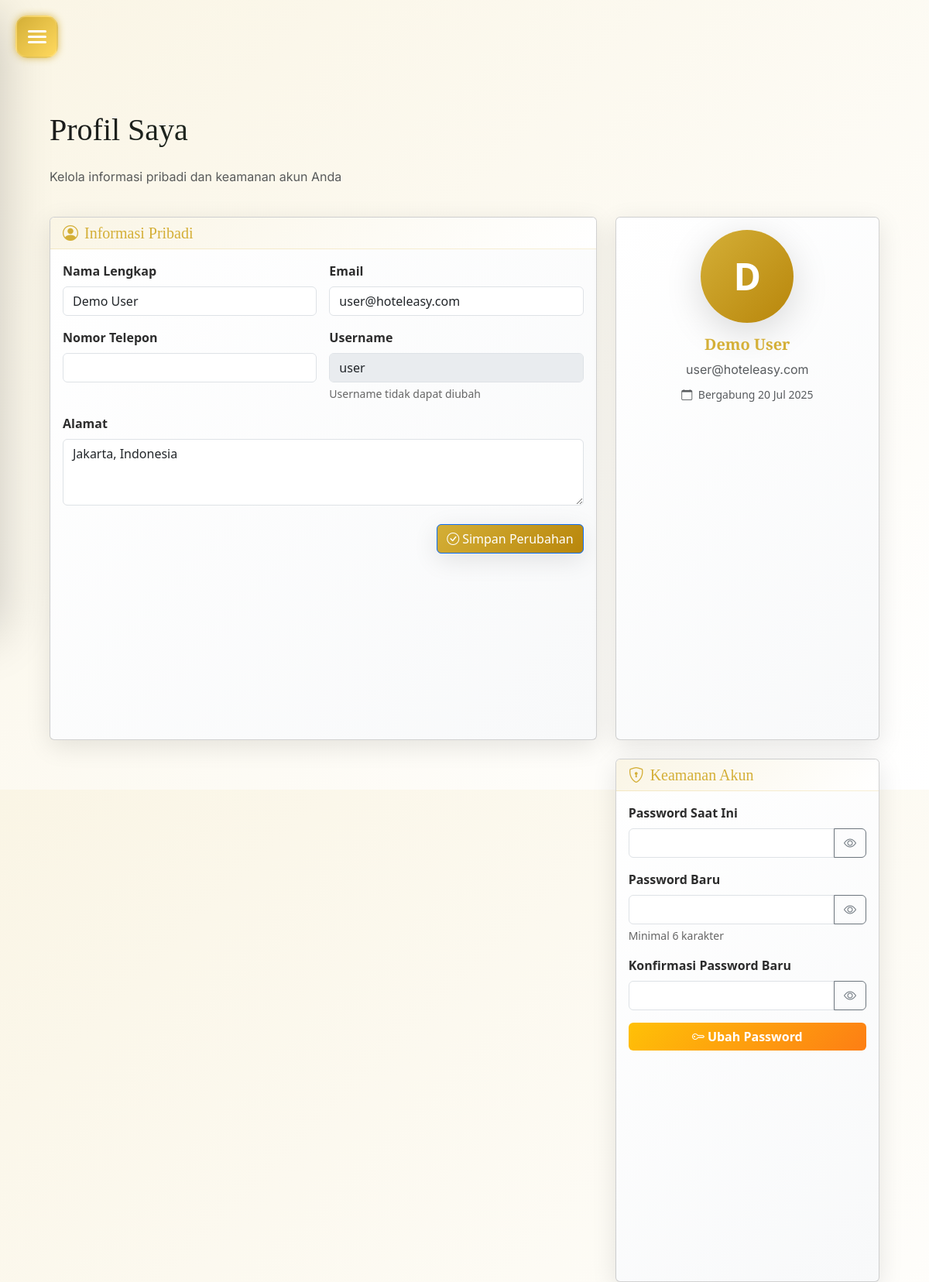
Page /user/profil.php (signed in) on the committed database.
### tables this page shows
CREATE TABLE `users` (
  `id` int(11) NOT NULL,
  `username` varchar(50) NOT NULL,
  `password` varchar(255) NOT NULL,
  `nama_lengkap` varchar(100) NOT NULL,
  `email` varchar(100) DEFAULT NULL,
  `phone` varchar(20) DEFAULT NULL,
  `alamat` text DEFAULT NULL,
  `role_id` int(11) NOT NULL,
  `last_login` timestamp NULL DEFAULT NULL,
  `created_at` timestamp NULL DEFAULT current_timestamp(),
  `password_reset_token` varchar(255) DEFAULT NULL,
  `password_reset_expires` timestamp NULL DEFAULT NULL,
  `login_attempts` int(11) DEFAULT 0,
  `locked_until` timestamp NULL DEFAULT NULL
);

### user/profil.php (the view, shortened to what this page needs)
<?php
require '../config/koneksi.php';
$user_id = $_SESSION['user_id'];
$query = "SELECT * FROM users WHERE id = ?";
$stmt = $conn->prepare($query);
$stmt->bind_param("i", $user_id);
$stmt->execute();
$result = $stmt->get_result();
$user = $result->fetch_assoc();
?>
<!DOCTYPE html>
<html lang="id">
<head>
    <link rel="stylesheet" href="../assets/style.css">
    <link href="https://cdn.jsdelivr.net/npm/bootstrap@5.3.0/dist/css/bootstrap.min.css" rel="stylesheet">
    <link href="https://cdn.jsdelivr.net/npm/bootstrap-icons@1.10.5/font/bootstrap-icons.css" rel="stylesheet">
    <link rel="stylesheet" href="https://cdnjs.cloudflare.com/ajax/libs/font-awesome/6.0.0-beta3/css/all.min.css">
</head>
<body>
    <?php require('sidebar.php'); ?>
<main class="main-content">
    <div class="container-fluid p-4">
        <div class="row mb-4">
            <div class="col">
                <h1 class="hero-title fade-in-up">Profil Saya</h1>
                <p class="text-muted fade-in-up">Kelola informasi pribadi dan keamanan akun Anda</p>
            </div>
        </div>
        <div class="row g-4">
            <div class="col-lg-8">
                <div class="card h-100 fade-in-up facility-card">
                    <div class="card-header">
                        <h5 class="mb-0 text-gold">
                            <i class="bi bi-person-circle me-2"></i>Informasi Pribadi
                        </h5>
                    </div>
                    <div class="card-body">
                        <form method="POST">
                            <div class="row g-3">
                                <div class="col-md-6">
                                    <label for="nama" class="form-label">Nama Lengkap</label>
                                    <input type="text" class="form-control" id="nama" name="nama"
                                           value="<?= htmlspecialchars($user['nama_lengkap']); ?>" required>
                                </div>
                                <div class="col-md-6">
                                    <label for="email" class="form-label">Email</label>
                                    <input type="email" class="form-control" id="email" name="email"
                                           value="<?= htmlspecialchars($user['email']); ?>" required>
                                </div>
                                <div class="col-md-6">
                                    <label for="no_hp" class="form-label">Nomor Telepon</label>
                                    <input type="tel" class="form-control" id="no_hp" name="no_hp"
                                           value="<?= htmlspecialchars($user['no_hp'] ?? ''); ?>">
                                </div>
                                <div class="col-md-6">
                                    <label for="username" class="form-label">Username</label>
                                    <input type="text" class="form-control" value="<?= htmlspecialchars($user['username']); ?>" disabled>
                                    <div class="form-text">Username tidak dapat diubah</div>
                                </div>
                                <div class="col-12">
                                    <label for="alamat" class="form-label">Alamat</label>
                                    <textarea class="form-control" id="alamat" name="alamat" rows="3"><?= htmlspecialchars($user['alamat'] ?? ''); ?></textarea>
                                </div>
                            </div>
                            <div class="d-flex justify-content-end mt-4">
                                <button type="submit" class="btn btn-primary">
                                    <i class="bi bi-check-circle me-1"></i>Simpan Perubahan
                                </button>
                            </div>
                        </form>
                    </div>
                </div>
            </div>
            <div class="col-lg-4">
                <div class="card h-100 mb-4 fade-in-up facility-card">
                    <div class="card-body text-center">
                        <div class="profile-avatar mx-auto mb-3">
                            <?= strtoupper(substr($user['nama_lengkap'], 0, 1)); ?>
                        </div>
                        <h5 class="fw-bold text-gold"><?= htmlspecialchars($user['nama_lengkap']); ?></h5>
                        <p class="text-muted mb-2"><?= htmlspecialchars($user['email'] ?? ''); ?></p>
                        <small class="text-muted">
                            <i class="bi bi-calendar me-1"></i>
                            Bergabung <?= date('d M Y', strtotime($user['created_at'])); ?>
                        </small>
                    </div>
                </div>
                <div class="card h-100 fade-in-up facility-card">
                    <div class="card-header">
                        <h5 class="mb-0 text-gold">
                            <i class="bi bi-shield-lock me-2"></i>Keamanan Akun
                        </h5>
                    </div>
                    <div class="card-body">
                        <form method="POST">
                            <div class="mb-3">
                                <label for="current_password" class="form-label">Password Saat Ini</label>
                                <div class="input-group">
                                    <input type="password" class="form-control" id="current_password"
                                           name="current_password" required>
                                    <button class="btn btn-outline-secondary" type="button"
                                            onclick="togglePassword('current_password')">
                                        <i class="bi bi-eye" id="current_password_icon"></i>
                                    </button>
                                </div>
                            </div>
                            <div class="mb-3">
                                <label for="new_password" class="form-label">Password Baru</label>
                                <div class="input-group">
                                    <input type="password" class="form-control" id="new_password"
                                           name="new_password" required minlength="6">
                                    <button class="btn btn-outline-secondary" type="button"
                                            onclick="togglePassword('new_password')">
                                        <i class="bi bi-eye" id="new_password_icon"></i>
                                    </button>
                                </div>
                                <div class="form-text">Minimal 6 karakter</div>
                            </div>
                            <div class="mb-3">
                                <label for="confirm_password" class="form-label">Konfirmasi Password Baru</label>
                                <div class="input-group">
                                    <input type="password" class="form-control" id="confirm_password"
                                           name="confirm_password" required>
                                    <button class="btn btn-outline-secondary" type="button"
                                            onclick="togglePassword('confirm_password')">
                                        <i class="bi bi-eye" id="confirm_password_icon"></i>
                                    </button>
                                </div>
                            </div>
                            <button type="submit" name="update_password" class="btn btn-warning w-100">
                                <i class="bi bi-key me-1"></i>Ubah Password
                            </button>
                        </form>
                    </div>
                </div>
            </div>
        </div>
    </div>
</main>
</body>
</html>

### assets/style.css (style rules this page uses)
:root { --primary-gold: #d4af37; --primary-dark: #1a1a1a; --primary-green: #2c5530; --accent-cream: #faf5e5; --text-dark: #2c2c2c; --text-light: #666666; --glass-bg: rgba(255, 255, 255, 0.1); --glass-border: rgba(255, 255, 255, 0.2); --shadow-soft: 0 8px 32px rgba(0, 0, 0, 0.1); --shadow-medium: 0 12px 48px rgba(0, 0, 0, 0.15); --shadow-strong: 0 20px 64px rgba(0, 0, 0, 0.2); --transition-smooth: all 0.4s cubic-bezier(0.4, 0, 0.2, 1); --transition-fast: all 0.2s ease; --border-radius: 16px; --border-radius-lg: 24px; }
* { margin: 0; padding: 0; box-sizing: border-box; }
html { scroll-behavior: smooth; }
body { font-family: "Inter", sans-serif; background: linear-gradient(135deg, var(--accent-cream) 0%, #ffffff 100%); color: var(--text-dark); line-height: 1.6; overflow-x: hidden; }
h1, h2, h3, h4, h5, h6 { font-family: "Playfair Display", serif; font-weight: 600; color: var(--primary-dark); margin-bottom: 1rem; }
h1 { font-size: 3.5rem; line-height: 1.2; }
h5 { font-size: 1.4rem; line-height: 1.5; }
p { font-family: "Inter", sans-serif; color: var(--text-light); margin-bottom: 1rem; }
.main-content { margin-left: 0; min-height: 100vh; padding: 120px 40px 40px; transition: var(--transition-smooth); }
.hero-title { font-family: "Playfair Display", serif; background: linear-gradient( 135deg, var(--primary-dark), var(--primary-green) ); -webkit-background-clip: text; -webkit-text-fill-color: transparent; background-clip: text; margin-bottom: 1.5rem; }
.form-control { border: 2px solid rgba(0, 0, 0, 0.1); border-radius: 12px; padding: 15px 20px; font-size: 1rem; transition: var(--transition-fast); background: rgba(255, 255, 255, 0.9); }
.form-label { font-weight: 600; color: var(--text-dark); margin-bottom: 8px; }
.btn { border-radius: 12px; padding: 15px 30px; font-weight: 600; font-size: 1rem; transition: var(--transition-fast); border: none; cursor: pointer; }
.btn-primary { background: linear-gradient(135deg, var(--primary-gold), #b8860b); color: white; box-shadow: var(--shadow-soft); }
.card { border: none; border-radius: var(--border-radius); box-shadow: var(--shadow-soft); transition: var(--transition-smooth); background: white; overflow: hidden; }
.card-header { background: linear-gradient(135deg, var(--accent-cream), white); border-bottom: 1px solid rgba(0, 0, 0, 0.1); padding: 20px; }
.card-body { padding: 25px; }
.facility-card { border: none; border-radius: 20px; transition: all 0.4s cubic-bezier(0.4, 0, 0.2, 1); overflow: hidden; background: linear-gradient(135deg, #ffffff 0%, #f8f9fa 100%); }
.profile-avatar { width: 120px; height: 120px; background: linear-gradient( 135deg, var(--primary-gold), var(--primary-green) ); border-radius: 50%; display: flex; align-items: center; justify-content: center; font-size: 3rem; color: white; font-weight: bold; box-shadow: 0 8px 25px rgba(0, 0, 0, 0.15); transition: all 0.3s ease; }
.text-gold { color: var(--primary-gold); }
.fade-in-up { animation: fadeInUp 0.6s ease-out; }

### assets/css/hamburger-user.css (style rules this page uses)
:root { --bg-primary: #1c1c28; --bg-secondary: #181823; --card-bg: #23232e; --card-bg-lighter: #26263a; --primary-accent: #d4af37; --primary-accent-hover: #ffd95e; --secondary-accent-soft-purple: #9e8cfc; --secondary-accent-sky-blue: #6fc1ff; --text-primary: #ffffff; --text-secondary: #a0a0b0; --text-muted: #c0c0c0; --success-color: #4cd964; --danger-color: #ff5c5c; --border-accent: #2e2e40; --border-table: #2e2e40; }
.main-content { transition: filter 0.3s ease; }

### user/profil.php (style rules this page uses)
.profile-avatar { width: 120px; height: 120px; border-radius: 50%; background: linear-gradient(135deg, var(--primary-gold), #B8860B); display: flex; align-items: center; justify-content: center; font-size: 3rem; font-weight: bold; color: white; box-shadow: var(--shadow-medium); margin: 0 auto; }
.btn-warning { background: linear-gradient(135deg, #ffc107, #fd7e14); border: none; color: white; font-weight: 600; }
.facility-card .card-header { background: linear-gradient(135deg, var(--accent-cream), white); border-bottom: 1px solid rgba(212, 175, 55, 0.2); }
.text-gold { color: var(--primary-gold) !important; }
.form-text { color: var(--text-light); font-size: 0.875rem; }

### rows in the picture
users: nama "Demo User", email "user@hoteleasy.com", username "user", alamat "Jakarta, Indonesia", nama_lengkap "D", nama_lengkap "Demo User", created_at "20 Jul 2025"
